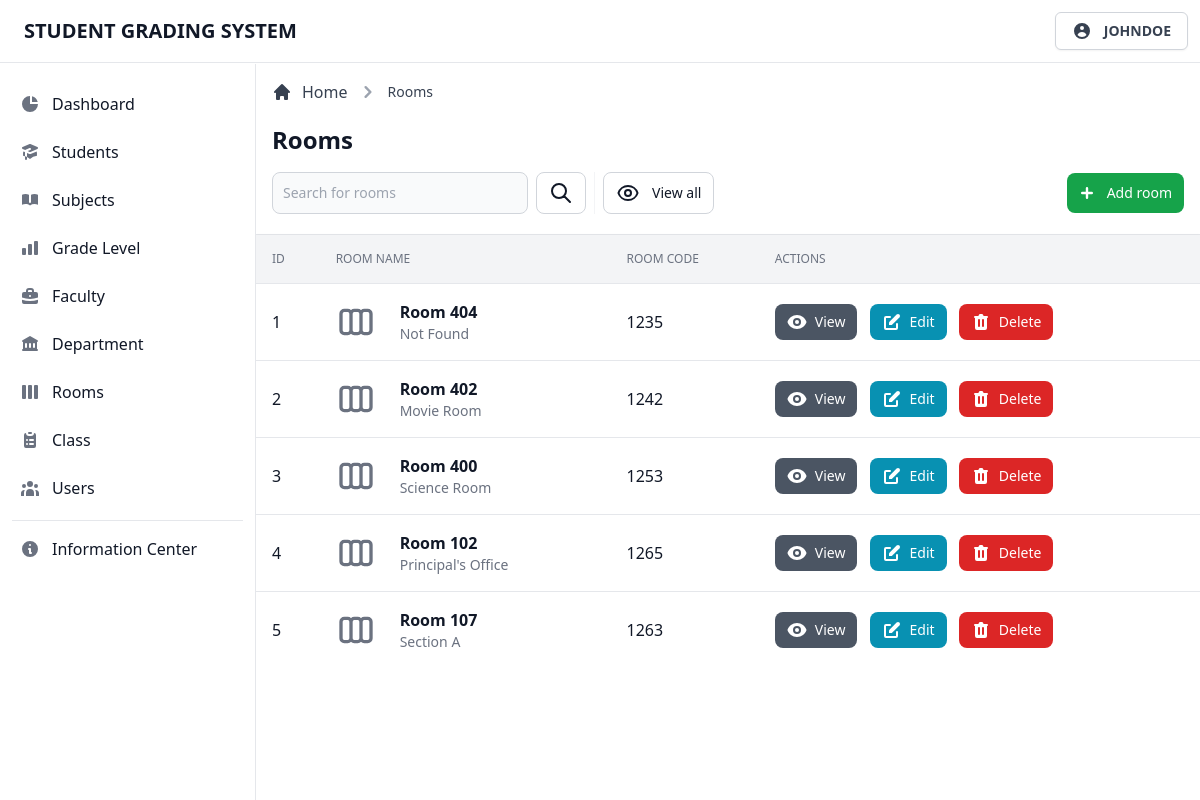
Screenshot of /admin/view/rooms.php (signed in) with the database file from the repository.
### tables this page shows
CREATE TABLE `tblrooms` (
  `room_id` int(11) NOT NULL,
  `room_code` int(11) NOT NULL,
  `room_name` varchar(255) NOT NULL,
  `room_desc` varchar(255) DEFAULT NULL
);

### admin/database/database.classes.php (called while the page is built)
<?php
class Dbh
{
  private $hostname = 'localhost';
  private $username = 'root';
  private $password = '';
  private $dbname = 'dbgradingsystem';
  public function connect()
  {
    try {
      $dbh = new PDO('mysql:host=' . $this->hostname . ';dbname=' . $this->dbname, $this->username, $this->password);
      return $dbh;
    } catch (PDOException $e) {
      print "Error!: " . $e->getMessage() . "<br>";
      die();
    }
  }
}

### admin/classes/display-data.classes.php (called while the page is built, shortened)
<?php
class DisplayRooms extends Dbh
{
  protected function getRooms()
  {
    $sql = 'SELECT * FROM tblrooms;';
    $stmt = $this->connect()->query($sql);
    $result = 0;
    if (!$stmt) {
      $stmt = null;
      header('Location: ../view/rooms.php?error=stmtfailed');
      exit;
    } else {
      while ($row = $stmt->fetchAll(PDO::FETCH_ASSOC)) {
        $result = $row;
      }
      return $result;
    }
    return $result;
  }
}

### admin/controller/display-data.contr.php (called while the page is built, shortened)
<?php
class DisplayRoomsContr extends DisplayRooms
{
  public function fetchData()
  {
    $result = $this->getRooms();
    return $result;
  }
}

### admin/page/rooms/rooms-table.php (the view, shortened to what this page needs)
<div class="flex flex-col min-w-full overflow-hidden overflow-x-auto align-middle shadow">
  <table class="min-w-full divide-y divide-gray-200 table-fixed">
    <thead class="bg-gray-100">
      <tr>
        <th scope="col" class="p-4 text-xs font-medium text-left text-gray-500 uppercase">
          ID
        </th>
        <th scope="col" class="p-4 text-xs font-medium text-left text-gray-500 uppercase">
          Room Name
        </th>
        <th scope="col" class="p-4 text-xs font-medium text-left text-gray-500 uppercase">
          Room Code
        </th>
        <th scope="col" class="p-4 text-xs font-medium text-left text-gray-500 uppercase">
          Actions
        </th>
      </tr>
    </thead>
    <tbody class="bg-white divide-y divide-gray-200">
      <?php foreach ($result as $data) : ?>
        <tr class="hover:bg-gray-100 group">
          <td class="p-4 text-base font-normal text-gray-900 whitespace-nowrap">
            <div class="flex items-center">
              <?= $data['room_id']; ?>
            </div>
          </td>
          <td class="flex items-center p-4 mr-12 space-x-6 whitespace-nowrap lg:mr-0">
            <div class="text-sm font-normal text-gray-500">
              <div class="text-base font-semibold text-gray-900 capitalize">
                <?= $data['room_name']; ?>
              </div>
              <div class="text-sm font-normal text-gray-500">
                <?= $data['room_desc']; ?>
              </div>
            </div>
          </td>
          <td class="p-4 text-base font-normal text-gray-900 whitespace-nowrap">
            <div class="flex items-center">
              <?= $data['room_code']; ?>
            </div>
          </td>
          <td class="p-4 space-x-2 whitespace-nowrap">
            <button type="button" data-view-button data-code="<?= $data['room_code']; ?>" data-name="<?= $data['room_name']; ?>" data-desc="<?= $data['room_desc']; ?>" class="inline-flex items-center px-3 py-2 text-sm font-medium text-center text-white bg-gray-600 rounded-lg hover:bg-gray-700 focus:ring-4 focus:ring-gray-200">
              View
            </button>
            <button type="button" data-edit-button data-id="<?= $data['room_id']; ?>" data-code="<?= $data['room_code']; ?>" data-name="<?= $data['room_name']; ?>" data-desc="<?= $data['room_desc']; ?>" class="inline-flex items-center px-3 py-2 text-sm font-medium text-center text-white rounded-lg bg-cyan-600 hover:bg-cyan-700 focus:ring-4 focus:ring-cyan-200">
              Edit
            </button>
            <button type="button" data-id="<?= $data['room_id']; ?>" data-delete-button class="inline-flex items-center px-3 py-2 text-sm font-medium text-center text-white bg-red-600 rounded-lg hover:bg-red-800 focus:ring-4 focus:ring-red-300">
              Delete
            </button>
          </td>
        </tr>
      <?php endforeach; ?>
    </tbody>
  </table>
</div>

### rows the page displays
tblrooms: room_id "1", room_name "Room 404", room_desc "Not Found", room_code "1235"
tblrooms: room_id "2", room_name "Room 402", room_desc "Movie Room", room_code "1242"
tblrooms: room_id "3", room_name "Room 400", room_desc "Science Room", room_code "1253"
tblrooms: room_id "4", room_name "Room 102", room_desc "Principal's Office", room_code "1265"
tblrooms: room_id "5", room_name "Room 107", room_desc "Section A", room_code "1263"

### other values shown
$user "JOHNDOE"
$breadcrumb1 "Rooms"
$page "Rooms"
$btn "room"
